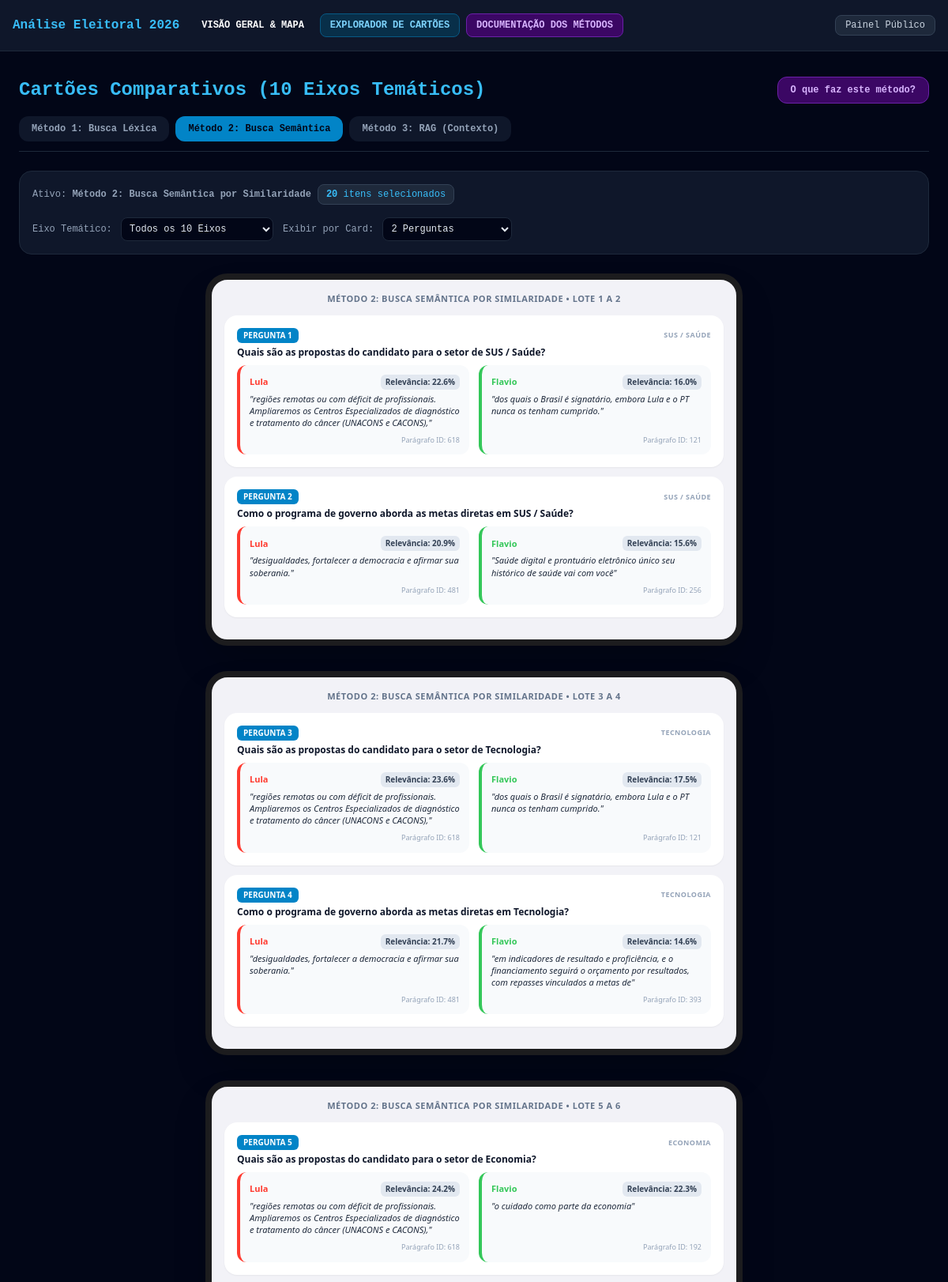
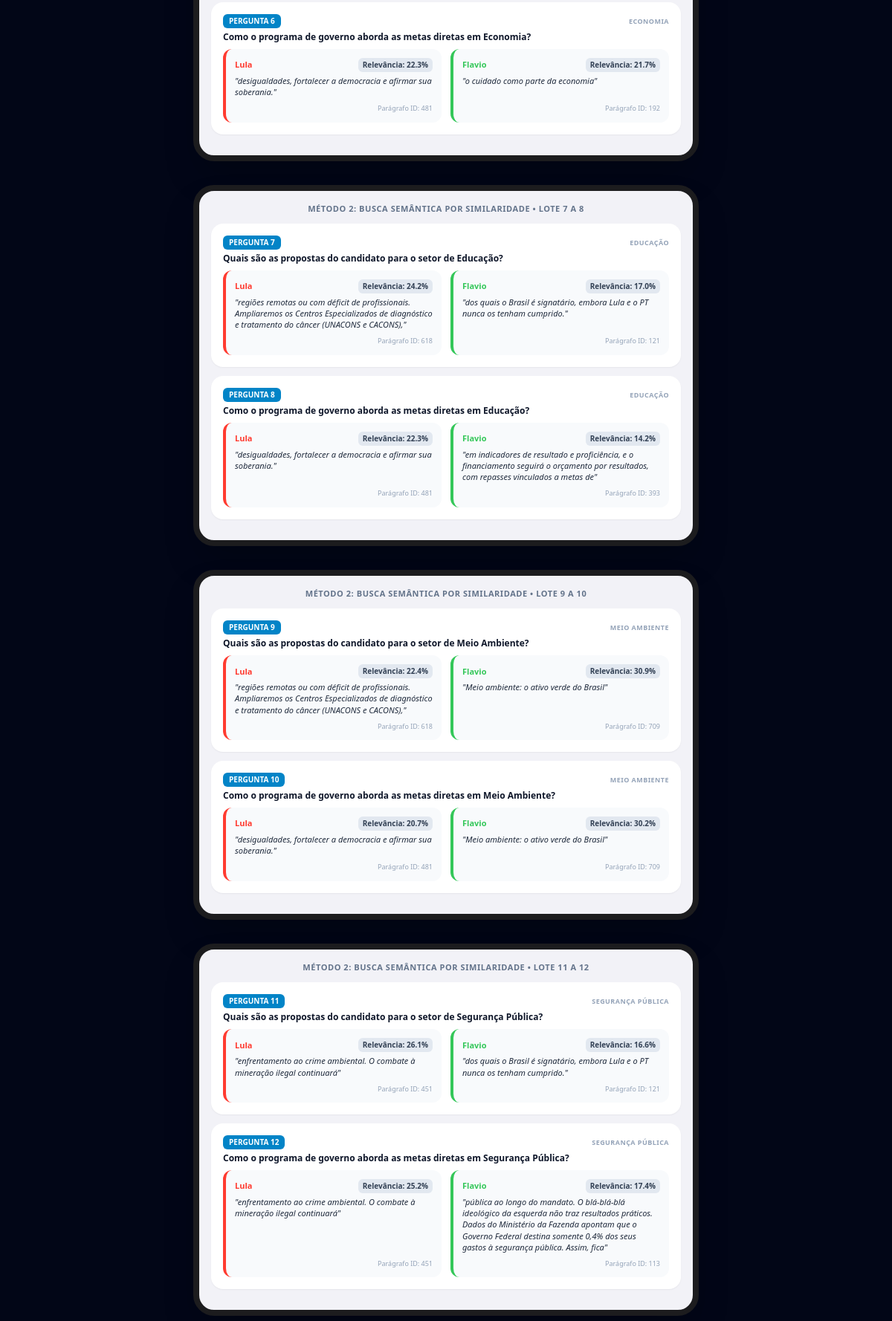
Screenshot of /cartoes/ (upper part) with the database file from the repository (2 pictures, top to bottom).
### eleitoral_app/models.py (models this page shows, shortened)
class ResultadoMetodo(models.Model):
    METODO_CHOICES = (
        ('METODO_1', 'Método 1: Busca Léxica & KWIC'),
        ('METODO_2', 'Método 2: Busca Semântica por Similaridade'),
        ('METODO_3', 'Método 3: RAG (Síntese e Contexto)'),
        ('METODO_4', 'Método 4: Agrupamento Temático Automático'),
    )
    metodo_tipo = models.CharField(max_length=20, choices=METODO_CHOICES, default='METODO_2')
    num_item = models.IntegerField()
    eixo_tematico = models.CharField(max_length=100)
    titulo_item = models.TextField()
    sintese_rag = models.TextField(blank=True)
    candidato = models.ForeignKey(Candidato, on_delete=models.CASCADE)
    id_paragrafo = models.IntegerField(default=1)
    relevancia_score = models.CharField(max_length=50)
    trecho_encontrado = models.TextField()

class Candidato(models.Model):
    nome = models.CharField(max_length=150, unique=True)
    partido = models.CharField(max_length=50, default="Programa Oficial")
    cor_tema = models.CharField(max_length=20, default="#34c759")

### eleitoral_app/views.py (the view)
# urls.py: path('cartoes/', CartoesResultadosView.as_view(), name='cartoes_resultados'),
class CartoesResultadosView(TemplateView):
    template_name = 'eleitoral_app/cartoes_resultados.html'
    def get_context_data(self, **kwargs):
        c = super().get_context_data(**kwargs)
        metodo_sel = self.request.GET.get('metodo', 'METODO_2')
        qtd_por_card = int(self.request.GET.get('qtd', 2))
        eixo_sel = self.request.GET.get('eixo', '')
        qs_metodo = ResultadoMetodo.objects.filter(metodo_tipo=metodo_sel)
        if eixo_sel:
            qs_metodo = qs_metodo.filter(eixo_tematico=eixo_sel)
        numeros_itens = list(qs_metodo.values_list('num_item', flat=True).distinct().order_by('num_item'))
        lotes = []
        for i in range(0, len(numeros_itens), qtd_por_card):
            lotes_nums = numeros_itens[i:i + qtd_por_card]
            itens_lote = qs_metodo.filter(num_item__in=lotes_nums).order_by('num_item')
            agrupados_por_item = {}
            for item in itens_lote:
                if item.num_item not in agrupados_por_item:
                    agrupados_por_item[item.num_item] = {
                        'num': item.num_item,
                        'titulo': item.titulo_item,
                        'eixo': item.eixo_tematico,
                        'sintese': item.sintese_rag,
                        'respostas': []
                    }
                agrupados_por_item[item.num_item]['respostas'].append(item)
            for num_item, item_dict in agrupados_por_item.items():
                item_dict['respostas'].sort(
                    key=lambda r: 0 if r.candidato.cor_tema == '#ff3b30' or 'lula' in r.candidato.nome.lower() else 1
                )
            lotes.append({
                'intervalo': f"{lotes_nums[0]} a {lotes_nums[-1]}" if len(lotes_nums) > 1 else f"{lotes_nums[0]}",
                'itens': list(agrupados_por_item.values())
            })
        c['lotes_cartoes'] = lotes
        c['qtd_selecionada'] = qtd_por_card
        c['metodo_selecionado'] = metodo_sel
        c['eixo_selecionado'] = eixo_sel
        c['metodo_nome'] = dict(ResultadoMetodo.METODO_CHOICES).get(metodo_sel)
        c['eixos_disponiveis'] = ResultadoMetodo.objects.values_list('eixo_tematico', flat=True).distinct().order_by('eixo_tematico')
        c['total_perguntas_exibidas'] = len(numeros_itens)
        c['explicacao_metodo_ativo'] = DADOS_EXPLICAO_METODOS.get(metodo_sel, {})
        return c

### eleitoral_app/templates/eleitoral_app/cartoes_resultados.html (shortened to what this page needs)
{% extends 'eleitoral_app/base.html' %}
{% block content %}
<div class="mb-6 font-mono" x-data="{ mostrarExplicacao: false }">
    <div class="flex justify-between items-center mb-4">
        <h1 class="text-2xl font-bold text-sky-400">Cartões Comparativos (10 Eixos Temáticos)</h1>
        <button @click="mostrarExplicacao = !mostrarExplicacao" class="bg-purple-950 hover:bg-purple-900 text-purple-300 border border-purple-800 text-xs font-bold px-4 py-2 rounded-xl transition">
            <span x-text="mostrarExplicacao ? 'Ocultar Explicação do Método' : 'O que faz este método?'"></span>
        </button>
    </div>
    <div class="flex flex-wrap gap-2 border-b border-slate-800 pb-3 mb-6">
        <a href="?metodo=METODO_1&qtd={{ qtd_selecionada }}" class="px-4 py-2 rounded-xl text-xs font-bold transition {% if metodo_selecionado == 'METODO_1' %}bg-sky-600 text-slate-950{% else %}bg-slate-900 text-slate-400 hover:bg-slate-800{% endif %}">
            Método 1: Busca Léxica
        </a>
        <a href="?metodo=METODO_2&qtd={{ qtd_selecionada }}" class="px-4 py-2 rounded-xl text-xs font-bold transition {% if metodo_selecionado == 'METODO_2' %}bg-sky-600 text-slate-950{% else %}bg-slate-900 text-slate-400 hover:bg-slate-800{% endif %}">
            Método 2: Busca Semântica
        </a>
        <a href="?metodo=METODO_3&qtd={{ qtd_selecionada }}" class="px-4 py-2 rounded-xl text-xs font-bold transition {% if metodo_selecionado == 'METODO_3' %}bg-sky-600 text-slate-950{% else %}bg-slate-900 text-slate-400 hover:bg-slate-800{% endif %}">
            Método 3: RAG (Contexto)
        </a>
    </div>
    <div class="bg-slate-900 p-4 rounded-2xl border border-slate-800 flex flex-wrap justify-between items-center gap-4 text-xs">
        <div class="flex items-center space-x-2">
            <span class="text-slate-400">Ativo: <b>{{ metodo_nome }}</b></span>
            <span class="bg-slate-800 text-sky-400 px-2.5 py-1 rounded-lg border border-slate-700"><b>{{ total_perguntas_exibidas }}</b> itens selecionados</span>
        </div>
        <form method="get" class="flex flex-wrap items-center gap-3">
            <div>
                <label class="text-slate-400 mr-1">Eixo Temático:</label>
                <select name="eixo" onchange="this.form.submit()" class="bg-slate-950 border border-slate-800 text-slate-200 p-1.5 rounded-lg">
                    <option value="">Todos os 10 Eixos</option>
                </select>
            </div>
            <div>
                <label class="text-slate-400 mr-1">Exibir por Card:</label>
                <select name="qtd" onchange="this.form.submit()" class="bg-slate-950 border border-slate-800 text-slate-200 p-1.5 rounded-lg">
                    <option value="2" {% if qtd_selecionada == 2 %}selected{% endif %}>2 Perguntas</option>
                </select>
            </div>
        </form>
    </div>
</div>
<div class="flex flex-wrap justify-center gap-8">
    {% for lote in lotes_cartoes %}
    <div class="w-full max-w-[680px] bg-[#f2f2f7] p-4 rounded-[28px] border-[8px] border-[#1c1c1e] shadow-2xl text-slate-900 font-sans">
        <div class="text-center text-[11px] font-semibold text-slate-500 uppercase tracking-wider mb-3">{{ metodo_nome }} • Lote {{ lote.intervalo }}</div>
        {% for item in lote.itens %}
        <div class="bg-white rounded-2xl p-4 mb-3 shadow-sm">
            <div class="flex justify-between items-center mb-1">
                <span class="inline-block bg-sky-600 text-white text-[10px] font-bold px-2 py-0.5 rounded-md uppercase">
                    {% if metodo_selecionado == 'METODO_4' %}Tópico {{ item.num }}{% else %}Pergunta {{ item.num }}{% endif %}
                </span>
                <span class="text-[9px] font-bold text-slate-400 uppercase tracking-wider">{{ item.eixo }}</span>
            </div>
            <div class="text-xs font-bold text-slate-900 mb-2">{{ item.titulo }}</div>
            <div class="grid grid-cols-1 sm:grid-cols-2 gap-3">
                {% for r in item.respostas %}
                <div class="bg-slate-50 rounded-xl p-3 border-l-4 flex flex-col justify-between" style="border-left-color: {{ r.candidato.cor_tema }}">
                    <div>
                        <div class="flex justify-between items-center text-[11px] font-bold mb-1" style="color: {{ r.candidato.cor_tema }}">
                            <span>{{ r.candidato.nome }}</span>
                            <span class="text-[10px] bg-slate-200 text-slate-700 px-1.5 py-0.5 rounded-md">{{ r.relevancia_score }}</span>
                        </div>
                        <div class="text-[11px] text-slate-800 italic leading-snug">"{{ r.trecho_encontrado }}"</div>
                    </div>
                    <div class="text-[9px] text-slate-400 text-right mt-2">Parágrafo ID: {{ r.id_paragrafo }}</div>
                </div>
                {% endfor %}
            </div>
        </div>
        {% endfor %}
    </div>
    {% endfor %}
</div>
{% endblock %}

### rows the page displays
ResultadoMetodo: eixo "SUS / SAÚDE", titulo "Quais são as propostas do candidato para o setor de SUS / Saúde?", candidato.nome "Lula", relevancia_score "Relevância: 22.6%", trecho_encontrado "regiões remotas ou com déficit de profissionais. Ampliaremos os Centros Especializados de diagnóstico e tratamento do câncer (UNACONS e CACONS),", id_paragrafo "618"
ResultadoMetodo: candidato.nome "Flavio", relevancia_score "Relevância: 16.0%", trecho_encontrado "dos quais o Brasil é signatário, embora Lula e o PT nunca os tenham cumprido.", id_paragrafo "121"
ResultadoMetodo: eixo "SUS / SAÚDE", titulo "Como o programa de governo aborda as metas diretas em SUS / Saúde?", candidato.nome "Lula", relevancia_score "Relevância: 20.9%", trecho_encontrado "desigualdades, fortalecer a democracia e afirmar sua soberania.", id_paragrafo "481"
ResultadoMetodo: candidato.nome "Flavio", relevancia_score "Relevância: 15.6%", trecho_encontrado "Saúde digital e prontuário eletrônico único seu histórico de saúde vai com você", id_paragrafo "256"
ResultadoMetodo: eixo "TECNOLOGIA", titulo "Quais são as propostas do candidato para o setor de Tecnologia?", candidato.nome "Lula", relevancia_score "Relevância: 23.6%", trecho_encontrado "regiões remotas ou com déficit de profissionais. Ampliaremos os Centros Especializados de diagnóstico e tratamento do câncer (UNACONS e CACONS),", id_paragrafo "618"
ResultadoMetodo: candidato.nome "Flavio", relevancia_score "Relevância: 17.5%", trecho_encontrado "dos quais o Brasil é signatário, embora Lula e o PT nunca os tenham cumprido.", id_paragrafo "121"
ResultadoMetodo: eixo "TECNOLOGIA", titulo "Como o programa de governo aborda as metas diretas em Tecnologia?", candidato.nome "Lula", relevancia_score "Relevância: 21.7%", trecho_encontrado "desigualdades, fortalecer a democracia e afirmar sua soberania.", id_paragrafo "481"
ResultadoMetodo: candidato.nome "Flavio", relevancia_score "Relevância: 14.6%", trecho_encontrado "em indicadores de resultado e proficiência, e o financiamento seguirá o orçamento por resultados, com repasses vinculados a metas de", id_paragrafo "393"
ResultadoMetodo: eixo "ECONOMIA", titulo "Quais são as propostas do candidato para o setor de Economia?", candidato.nome "Lula", relevancia_score "Relevância: 24.2%", trecho_encontrado "regiões remotas ou com déficit de profissionais. Ampliaremos os Centros Especializados de diagnóstico e tratamento do câncer (UNACONS e CACONS),", id_paragrafo "618"
ResultadoMetodo: candidato.nome "Flavio", relevancia_score "Relevância: 22.3%", trecho_encontrado "o cuidado como parte da economia", id_paragrafo "192"
ResultadoMetodo: eixo "ECONOMIA", titulo "Como o programa de governo aborda as metas diretas em Economia?", candidato.nome "Lula", relevancia_score "Relevância: 22.3%", trecho_encontrado "desigualdades, fortalecer a democracia e afirmar sua soberania.", id_paragrafo "481"
ResultadoMetodo: candidato.nome "Flavio", relevancia_score "Relevância: 21.7%", trecho_encontrado "o cuidado como parte da economia", id_paragrafo "192"
ResultadoMetodo: eixo "EDUCAÇÃO", titulo "Quais são as propostas do candidato para o setor de Educação?", candidato.nome "Lula", relevancia_score "Relevância: 24.2%", trecho_encontrado "regiões remotas ou com déficit de profissionais. Ampliaremos os Centros Especializados de diagnóstico e tratamento do câncer (UNACONS e CACONS),", id_paragrafo "618"
ResultadoMetodo: candidato.nome "Flavio", relevancia_score "Relevância: 17.0%", trecho_encontrado "dos quais o Brasil é signatário, embora Lula e o PT nunca os tenham cumprido.", id_paragrafo "121"
ResultadoMetodo: eixo "EDUCAÇÃO", titulo "Como o programa de governo aborda as metas diretas em Educação?", candidato.nome "Lula", relevancia_score "Relevância: 22.3%", trecho_encontrado "desigualdades, fortalecer a democracia e afirmar sua soberania.", id_paragrafo "481"
ResultadoMetodo: candidato.nome "Flavio", relevancia_score "Relevância: 14.2%", trecho_encontrado "em indicadores de resultado e proficiência, e o financiamento seguirá o orçamento por resultados, com repasses vinculados a metas de", id_paragrafo "393"
ResultadoMetodo: eixo "MEIO AMBIENTE", titulo "Quais são as propostas do candidato para o setor de Meio Ambiente?", candidato.nome "Lula", relevancia_score "Relevância: 22.4%", trecho_encontrado "regiões remotas ou com déficit de profissionais. Ampliaremos os Centros Especializados de diagnóstico e tratamento do câncer (UNACONS e CACONS),", id_paragrafo "618"
ResultadoMetodo: candidato.nome "Flavio", relevancia_score "Relevância: 30.9%", trecho_encontrado "Meio ambiente: o ativo verde do Brasil", id_paragrafo "709"
ResultadoMetodo: eixo "MEIO AMBIENTE", titulo "Como o programa de governo aborda as metas diretas em Meio Ambiente?", candidato.nome "Lula", relevancia_score "Relevância: 20.7%", trecho_encontrado "desigualdades, fortalecer a democracia e afirmar sua soberania.", id_paragrafo "481"
ResultadoMetodo: candidato.nome "Flavio", relevancia_score "Relevância: 30.2%", trecho_encontrado "Meio ambiente: o ativo verde do Brasil", id_paragrafo "709"
ResultadoMetodo: eixo "SEGURANÇA PÚBLICA", titulo "Quais são as propostas do candidato para o setor de Segurança Pública?", candidato.nome "Lula", relevancia_score "Relevância: 26.1%", trecho_encontrado "enfrentamento ao crime ambiental. O combate à mineração ilegal continuará", id_paragrafo "451"
ResultadoMetodo: candidato.nome "Flavio", relevancia_score "Relevância: 16.6%", trecho_encontrado "dos quais o Brasil é signatário, embora Lula e o PT nunca os tenham cumprido.", id_paragrafo "121"
ResultadoMetodo: eixo "SEGURANÇA PÚBLICA", titulo "Como o programa de governo aborda as metas diretas em Segurança Pública?", candidato.nome "Lula", relevancia_score "Relevância: 25.2%", trecho_encontrado "enfrentamento ao crime ambiental. O combate à mineração ilegal continuará", id_paragrafo "451"
ResultadoMetodo: candidato.nome "Flavio", relevancia_score "Relevância: 17.4%", trecho_encontrado "pública ao longo do mandato. O blá-blá-blá ideológico da esquerda não traz resultados práticos. Dados do Ministério da Fazenda apontam que o Governo Federal destina somente 0,4% dos seus gastos à segurança pública. Assim, fica", id_paragrafo "113"

### other values shown
{{ metodo_nome }} "Método 2: Busca Semântica por Similaridade"
{{ total_perguntas_exibidas }} "20"
{{ metodo_nome }} "MÉTODO 2: BUSCA SEMÂNTICA POR SIMILARIDADE" "MÉTODO 2: BUSCA SEMÂNTICA POR SIMILARIDADE" "MÉTODO 2: BUSCA SEMÂNTICA POR SIMILARIDADE" "MÉTODO 2: BUSCA SEMÂNTICA POR SIMILARIDADE" "MÉTODO 2: BUSCA SEMÂNTICA POR SIMILARIDADE" "MÉTODO 2: BUSCA SEMÂNTICA POR SIMILARIDADE"
{{ lote.intervalo }} "1 A 2" "3 A 4" "5 A 6" "7 A 8" "9 A 10" "11 A 12"
{{ item.num }} "1" "2" "3" "4" "5" "6" "7" "8" "9" "10" "11" "12"
